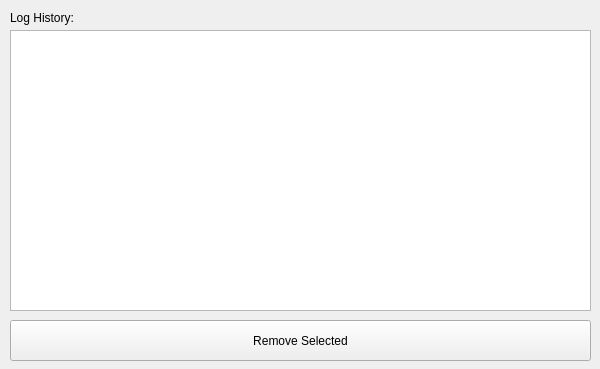
<?xml version="1.0" encoding="UTF-8"?>
<ui version="4.0">
 <class>frmLog</class>
 <widget class="QWidget" name="frmLog">
  <property name="windowModality">
   <enum>Qt::ApplicationModal</enum>
  </property>
  <property name="geometry">
   <rect>
    <x>0</x>
    <y>0</y>
    <width>600</width>
    <height>369</height>
   </rect>
  </property>
  <property name="windowTitle">
   <string>Log History</string>
  </property>
  <property name="windowIcon">
   <iconset resource="resources.qrc">
    <normaloff>:/imagenes/icono</normaloff>:/imagenes/icono</iconset>
  </property>
  <widget class="QLabel" name="label">
   <property name="geometry">
    <rect>
     <x>10</x>
     <y>10</y>
     <width>81</width>
     <height>16</height>
    </rect>
   </property>
   <property name="text">
    <string>Log History:</string>
   </property>
  </widget>
  <widget class="QPushButton" name="btnRemoveLog">
   <property name="geometry">
    <rect>
     <x>10</x>
     <y>320</y>
     <width>581</width>
     <height>41</height>
    </rect>
   </property>
   <property name="text">
    <string>Remove Selected</string>
   </property>
   <property name="icon">
    <iconset resource="resources.qrc">
     <normaloff>:/imagenes/imagenes/remove.png</normaloff>:/imagenes/imagenes/remove.png</iconset>
   </property>
  </widget>
  <widget class="QTableWidget" name="tblLog">
   <property name="geometry">
    <rect>
     <x>10</x>
     <y>30</y>
     <width>581</width>
     <height>281</height>
    </rect>
   </property>
   <property name="alternatingRowColors">
    <bool>true</bool>
   </property>
   <property name="selectionBehavior">
    <enum>QAbstractItemView::SelectRows</enum>
   </property>
   <property name="sortingEnabled">
    <bool>false</bool>
   </property>
   <attribute name="horizontalHeaderVisible">
    <bool>false</bool>
   </attribute>
   <attribute name="verticalHeaderVisible">
    <bool>false</bool>
   </attribute>
  </widget>
 </widget>
 <resources>
  <include location="resources.qrc"/>
 </resources>
 <connections/>
</ui>
